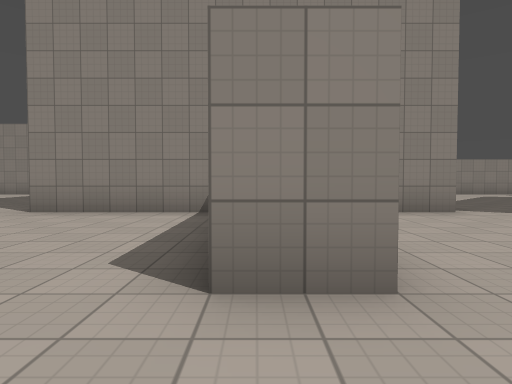
[1] (above)

17 first-person views from a walk through a Godot game level. The camera is 1.2 m above the floor, tilts 2° down and sees 75° across. The floor is counted in squares, 2 m on a side. Each view is taken from the middle of a square. On the plan, view 1 faces up. The plan holds only what a view shows up to about 10 squares ahead; the rest is blank. The place goes on beyond the plan. Surface patterns are stand-ins for the level's own textures.

[2]
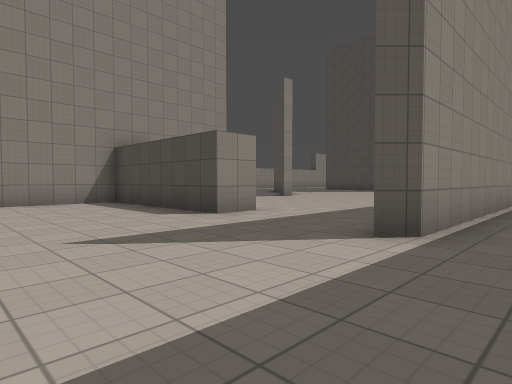

[3]
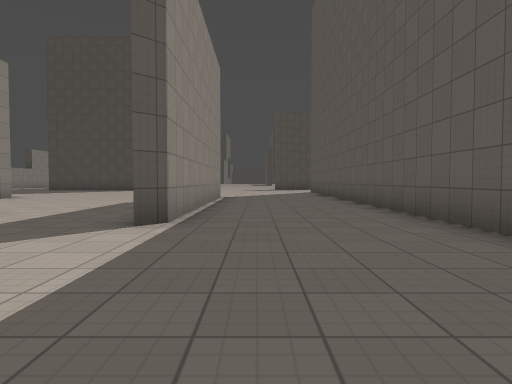

[4]
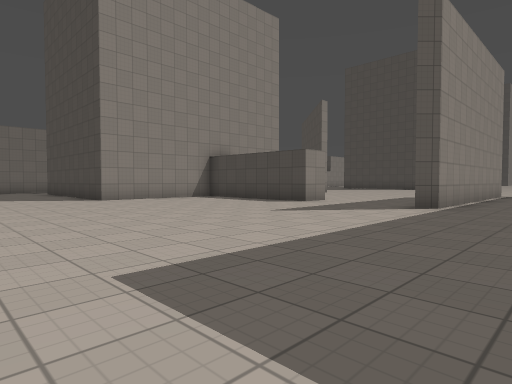

[5]
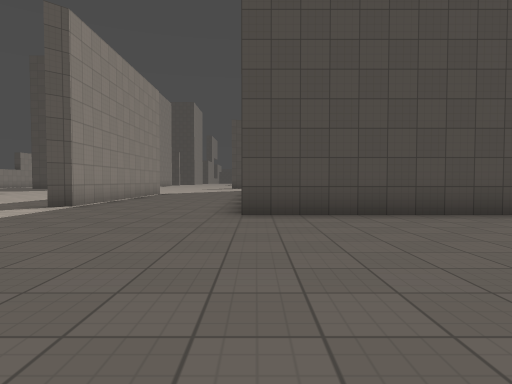

[6]
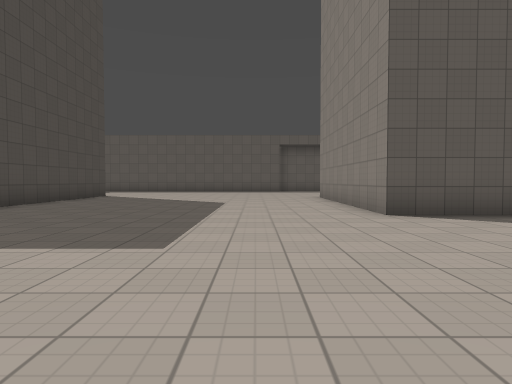

[7]
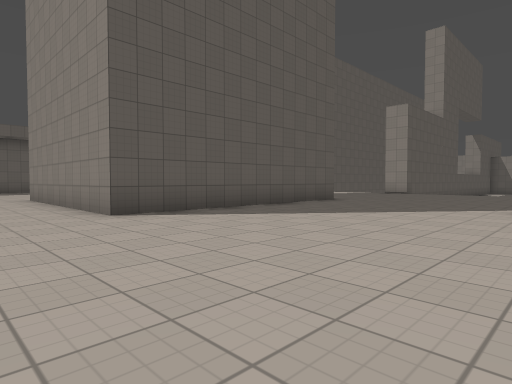

[8]
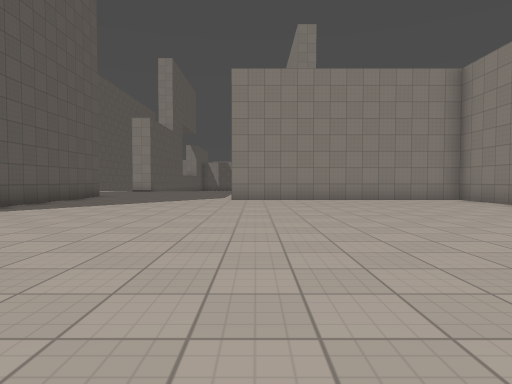

[9]
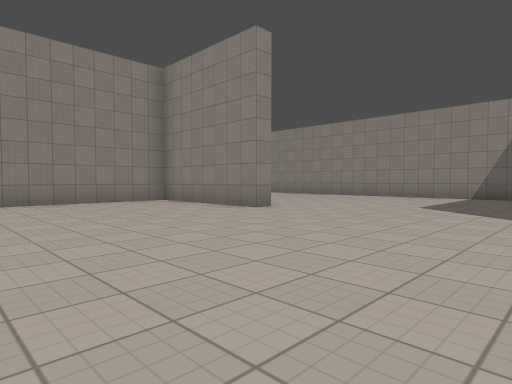

[10]
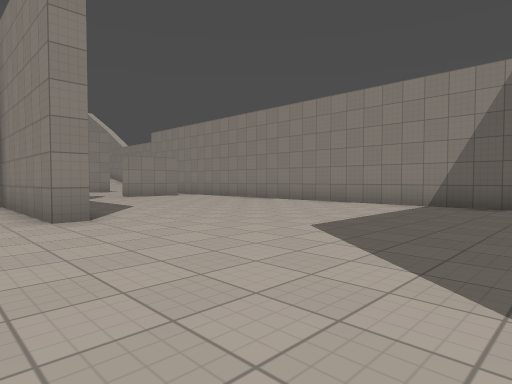

[11]
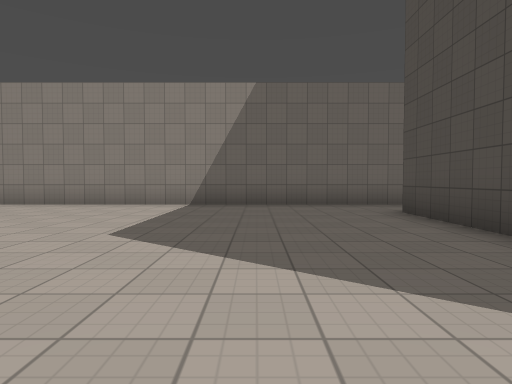

[12]
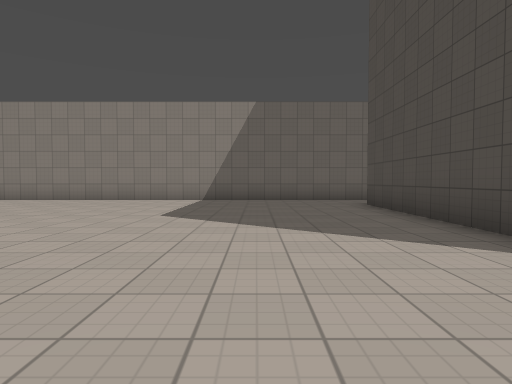

[13]
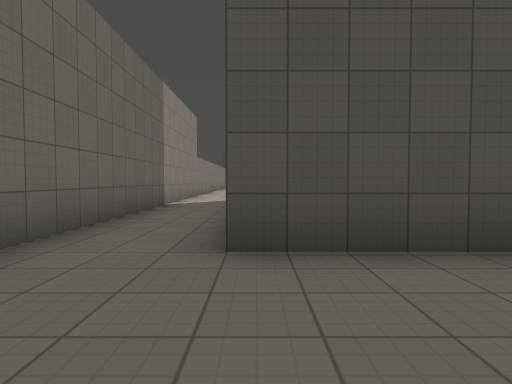

[14]
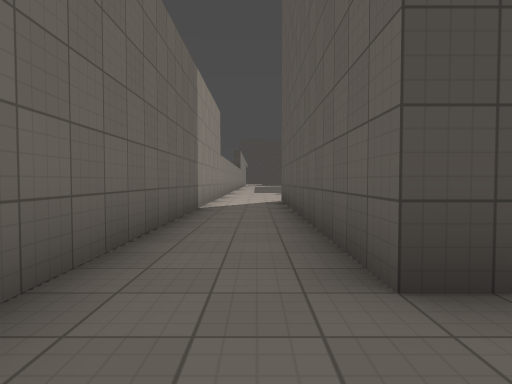

[15]
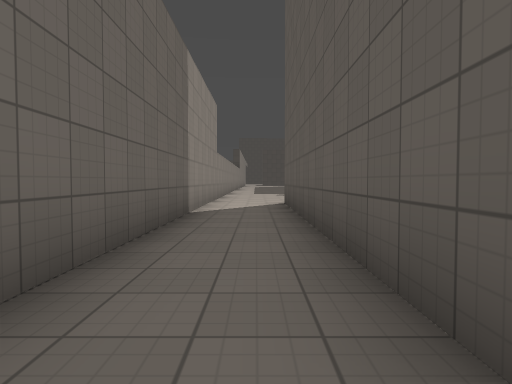

[16]
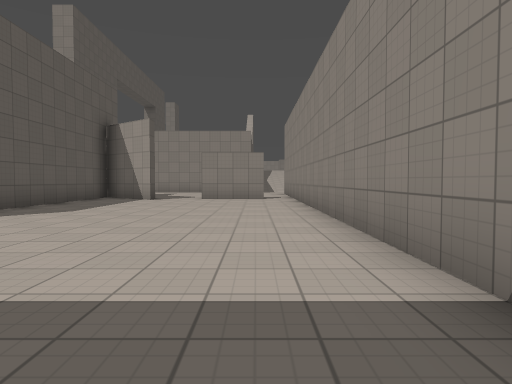

[17]
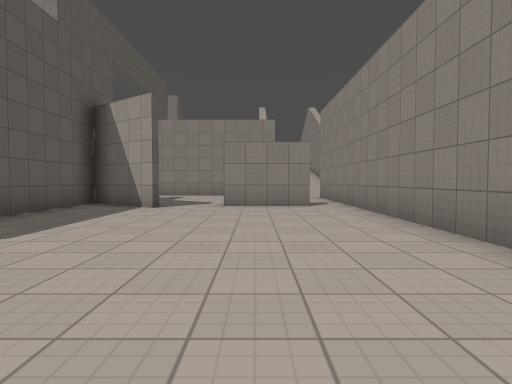

### Floor plan
Points are (right, up) in squares from view 1. A wall is a line through its corners. A room is listed if a view was taken in it or the views show most of it. See-through windows are left out.
Room 1 (view 1)
walls: (0.9, 1.7) (-0.2, 1.7); (3.9, 6.2) (2.6, 6.2)
ways out: opening at (0, 0.5) to room 2; opening at (4, 5.3) to room 2
Room 2 (views 2, 3, 4, 5, 6, 7, 8, 9, 10, 11, 12, 13, 14, 15, 16, 17)
walls: (-11.2, 7.9) (-11.2, 7.3) (-15.2, 7.3) (-15.2, 3.1); (-17.8, 9.8) (-17.3, 9.8) (-18.8, 7.8) (-13.8, 7.8); (-16.5, -4.7) (-10.3, -4.7) (-10.3, -9.5); (-17.7, 13.2) (-17.7, 11.2); (-0.2, 1.7) (-0.2, 6.2) (-4.2, 6.2) (-4.2, 12.2) (3.6, 12.2); (-1.5, -5.8) (5, -5.8); (-2.3, -9.5) (-2.3, -5.8); (5.5, -1.8) (-0.3, -1.8) (-0.6, -1.4); (5, 14.2) (-20, 14.2)
ways out: opening at (0, 0.5) to room 1; opening at (4, 5.3) to room 1

Where each view was taken, in squares from view 1:
view 1: 0 up, 0 right, facing up
view 2: 3 down, 4 left, facing up-right
view 3: 3 down, 5 left, facing right
view 4: 4 down, 8 left, facing up-right
view 5: 6 down, 8 left, facing right
view 6: 1 up, 8 left, facing down
view 7: 1 up, 8 left, facing down-left
view 8: 1 up, 5 left, facing left
view 9: 2 up, 6 left, facing up-left
view 10: 6 up, 6 left, facing up-left
view 11: 6 up, 7 left, facing up
view 12: 4 up, 7 left, facing up
view 13: 12 up, 7 left, facing right
view 14: 13 up, 6 left, facing right
view 15: 13 up, 5 left, facing right
view 16: 13 up, 7 left, facing left
view 17: 12 up, 10 left, facing left
